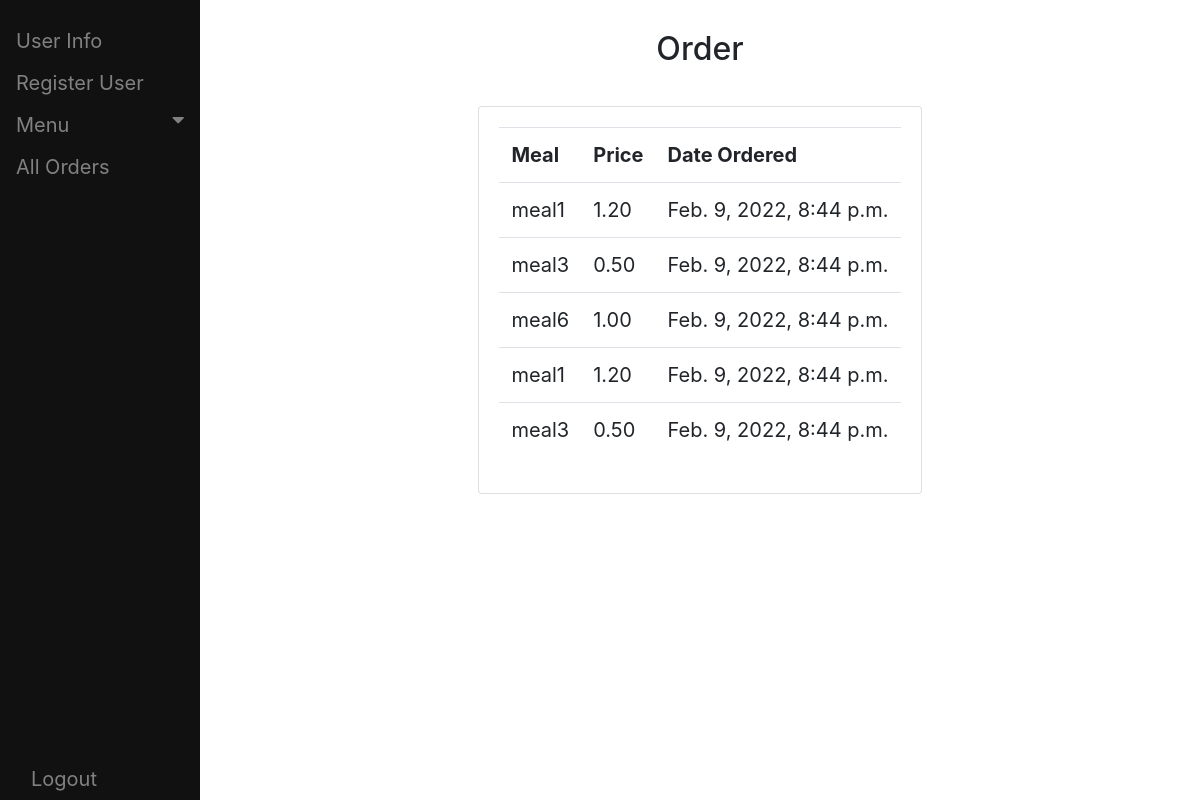
Screenshot of /meals/user_order/5 (signed in) with the database file from the repository.
### meals/models.py (models this page shows, shortened)
class Item(models.Model):
    order = models.ForeignKey(Order,on_delete=DO_NOTHING)
    name  = models.CharField(max_length=120)
    price = models.DecimalField(max_digits=4,decimal_places=2)
    order_date = models.DateTimeField(auto_now_add=True, null=True)

### meals/views.py (the view)
# urls.py: path('user_order/<int:pk>', userorderdetail, name='user-order'),
def userorderdetail(request, pk):
    if request.user.is_superuser:
        user_order = Item.objects.filter(order=pk)
        return render(request, 'meals/more_detail_order.html', {'user_order': user_order})

### meals/templates/meals/more_detail_order.html (shortened to what this page needs)
{% extends 'users/base.html'%}
{% block content %}
<div id="content" , name="content" , class="main">
    <div class="row justify-content-center">
        <div class="center">
            <br>
            <div class="row justify-content-center">
                <div class="center">
                    <h2>Order</h2>
                </div>
            </div>
            <br>
            <div class="row">
                <div class="table-wrapper-scroll-y my-custom-scrollbar">
                    <div class="card card-body ">
                        <table class="table">
                            <tr>
                                <th>Meal</th>
                                <th>Price</th>
                                <th>Date Ordered</th>
                            </tr>
                            {% for order in user_order %}
                            <tr>
                                <td>{{order.name}}</td>
                                <td>{{order.price}}</td>
                                <td>{{order.order_date}}</td>
                            </tr>
                            {% endfor %}
                        </table>
                    </div>
                </div>
            </div>
        </div>
    </div>
</div>
{% endblock %}

### users/templates/users/base.html (style rules this page uses)
body { font-family: "Lato", sans-serif; }
.main { margin-left: 200px; font-size: 20px; padding: 0px 10px; }

### meals/templates/meals/more_detail_order.html (style rules this page uses)
.my-custom-scrollbar { position: relative; height: 500px; overflow: auto; }

### rows the page displays
Item: name "meal1", price "1.20", order_date "Feb. 9, 2022, 8:44 p.m."
Item: name "meal3", price "0.50", order_date "Feb. 9, 2022, 8:44 p.m."
Item: name "meal6", price "1.00", order_date "Feb. 9, 2022, 8:44 p.m."
Item: name "meal1", price "1.20", order_date "Feb. 9, 2022, 8:44 p.m."
Item: name "meal3", price "0.50", order_date "Feb. 9, 2022, 8:44 p.m."
